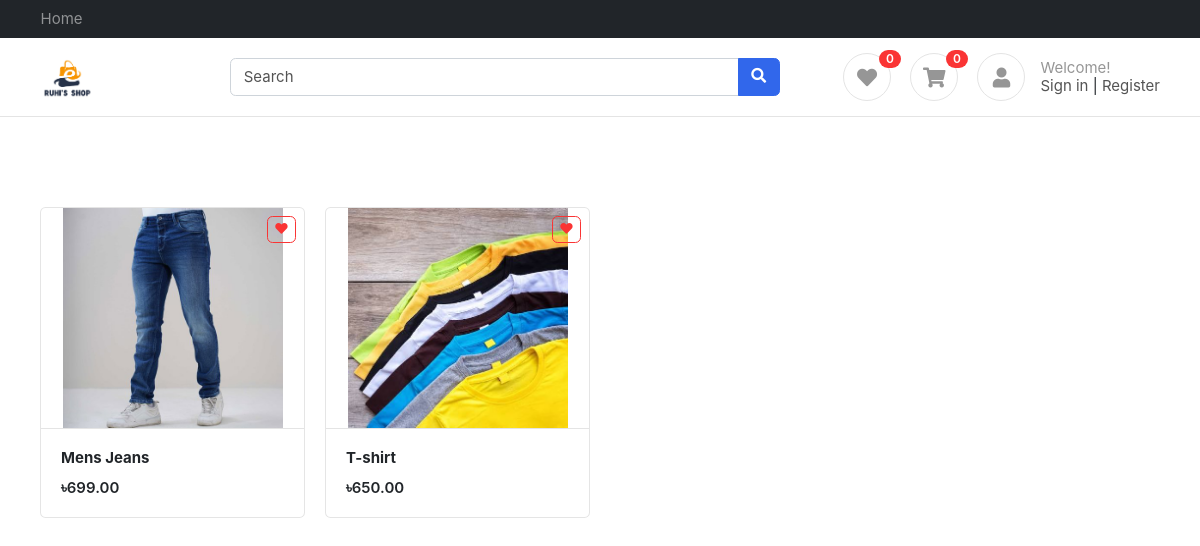
The page / on the database its author committed.
### products/models.py (models this page shows, shortened)
class Product(BaseModel):
    product_name = models.CharField(max_length=255)
    slug = models.SlugField(unique=True, null=True, blank=True)
    category = models.ForeignKey(Category, on_delete=models.CASCADE, related_name="products")
    price = models.IntegerField()
    product_description = models.TextField()
    color_variation = models.ManyToManyField(ColorVariation, blank=True)
    size_variation = models.ManyToManyField(SizeVariation, blank=True)

class ProductImage(BaseModel):
    product = models.ForeignKey(Product, on_delete=models.CASCADE, related_name="product_images")
    image = models.ImageField(upload_to="product")

### home/views.py (the view)
# urls.py: path('' , index , name="index" ),
def index(request):
    query = request.GET.get('q', '').strip()
    products = Product.objects.all()
    if query:
        products = products.filter(product_name__icontains=query)
    context = {'products': products, 'query': query}
    return render(request, 'home/index.html', context)

### cart/cart.py (called while the page is built)
    def __len__(self):
        return sum(item['quantity'] for item in self.cart.values())

### cart/context_processors.py (called while the page is built)
def cart(request):
    return {'cart': Cart(request)}

def wishlist(request):
    return {'wishlist': Wishlist(request)}

### cart/wishlist.py (called while the page is built)
    @property
    def slugs(self):
        return self.wishlist

    def __len__(self):
        return len(self.wishlist)

### templates/home/index.html (shortened to what this page needs)
{% extends "base/base.html" %}
{% block start %}
<div class="container mt-5 pt-5">
		{% if not products %}
		<div class="text-center py-5">
			<h5>No products found</h5>
			<a href="{% url 'index' %}" class="btn btn-primary mt-2">View all products</a>
		</div>
		{% else %}
		<div class="row">
			{% for product in products %}
			<div class="col-md-3">
				<figure class="card card-product-grid">
					<a href="{% url 'wishlist_toggle' product.slug %}" class="btn btn-outline-danger btn-sm" style="position:absolute; top:8px; right:8px; z-index:2;">
						<i class="fa fa-heart {% if product.slug in wishlist.slugs %}text-danger{% endif %}"></i>
					</a>
					<div class="img-wrap"> <img src="/media/{{ product.product_images.first.image }}"> </div>
					<figcaption class="info-wrap border-top">
						<a href="{% url 'get_product' product.slug%}" class="title">
							<b>{{ product.product_name }}</b></a>
						<div class="price mt-2"> <b>৳</b>{{ product.price }}.00</div>
					</figcaption>
				</figure>
			</div>
			{% endfor %}
		</div>
		{% endif %}
		</div>
{% endblock %}

### public/static/css/ui.css (style rules this page uses)
html { font-family: 'Inter', sans-serif; font-size: 15px; }
.img-wrap { text-align: center; display: block; }
.img-wrap img { max-width: 100%; }
figure { margin-bottom: 0; }
.card .title { color: #212529; }
[class*='card-product'] a.title { color: #212529; display: block; }
[class*='card-product'] .img-wrap { overflow: hidden; position: relative; }
[class*='card-product'] .img-wrap img { height: 100%; max-width: 100%; width: auto; display: inline-block; object-fit: cover; }
.card-product-grid { margin-bottom: 20px; }
.card-product-grid .img-wrap { border-radius: 0.2rem 0.2rem 0 0; height: 220px; }
.card-product-grid .info-wrap { overflow: hidden; padding: 18px 20px; }
.card .img-wrap { overflow: hidden; }
.price { font-weight: 600; color: #212529; }

### rows shown on the page
Product: product_images.first.image (picture), product_name "Mens Jeans", price "699"
Product: product_images.first.image (picture), product_name "T-shirt", price "650"

### other values the page prints
{{ wishlist|length }} "0"
{{ cart|length }} "0"
